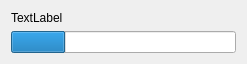
<?xml version="1.0" encoding="UTF-8"?>
<ui version="4.0">
 <class>LongOperationBox</class>
 <widget class="QWidget" name="LongOperationBox">
  <property name="geometry">
   <rect>
    <x>0</x>
    <y>0</y>
    <width>247</width>
    <height>57</height>
   </rect>
  </property>
  <property name="windowTitle">
   <string>Form</string>
  </property>
  <layout class="QGridLayout" name="gridLayout">
   <item row="0" column="0">
    <widget class="QLabel" name="label">
     <property name="text">
      <string>TextLabel</string>
     </property>
    </widget>
   </item>
   <item row="1" column="0">
    <widget class="QProgressBar" name="progressBar">
     <property name="value">
      <number>24</number>
     </property>
     <property name="format">
      <string/>
     </property>
    </widget>
   </item>
  </layout>
 </widget>
 <resources/>
 <connections/>
</ui>
